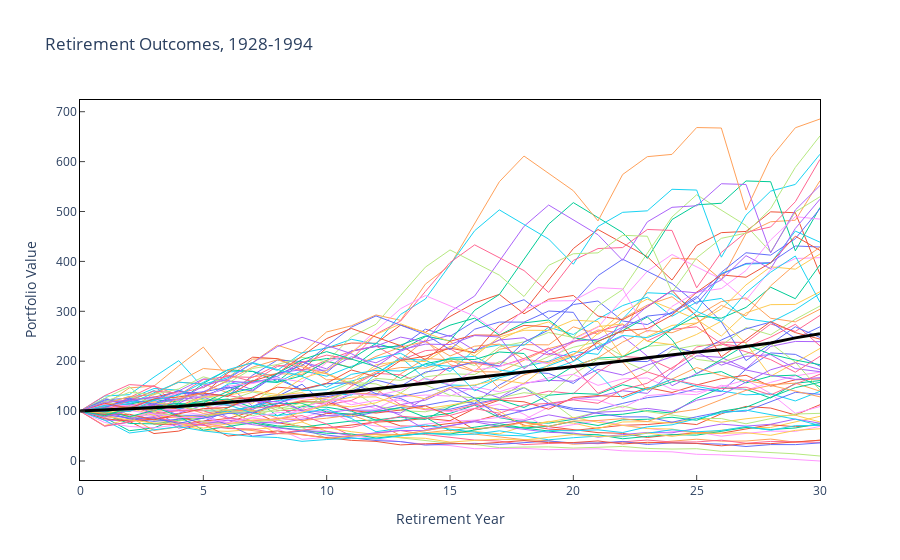

Notebook source saved alongside this figure:
### Code cell
fig = go.Figure()
for year in range(1928,1994):
    
    fig.add_trace(go.Scatter(x=portval_df['index'], 
                             y=portval_df[year],
                             mode='lines',
                             name=str(year),
                             line={'width': 1},
                            ),
                 )

fig.add_trace(go.Scatter(x=portval_df['index'], 
                         y=portval_df['mean'],
                         mode='lines',
                         name='Mean',
                         line={'width': 3, 'color': 'black'},
                        ),
             )
    
fig.update_layout(showlegend=False,
                  plot_bgcolor="white",
                  title="Retirement Outcomes, 1928-1994",
                  xaxis=dict(title="Retirement Year", linecolor='black', mirror=True, ticks='inside',),
                  yaxis=dict(title="Portfolio Value", linecolor='black', mirror=True, ticks='inside'),
                 )
fig.show()
